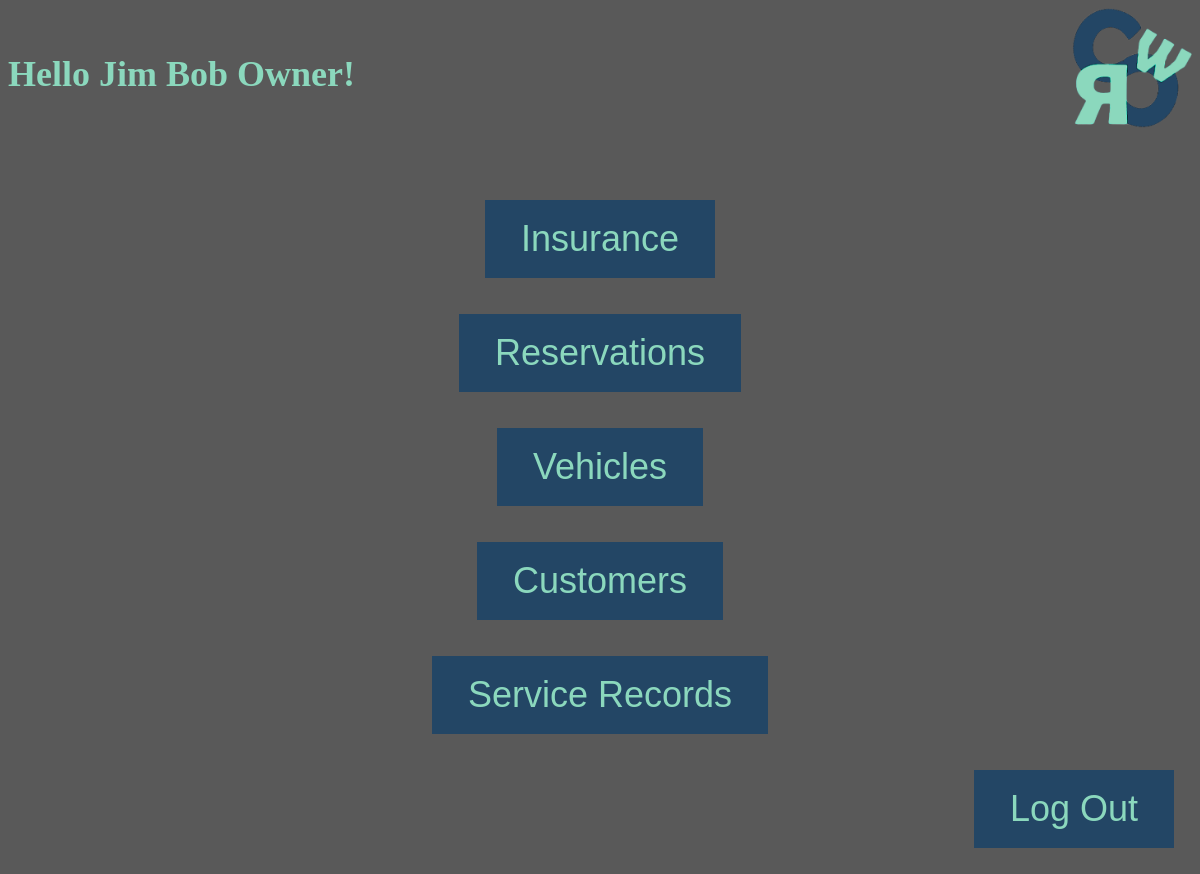
The app's page /cpsc471_project/emp_start.php (signed in) with its own data.
### tables this page shows
CREATE TABLE `users` (
  `UserID` int(11) NOT NULL,
  `First_name` varchar(50) NOT NULL,
  `Middle_name` varchar(50) DEFAULT NULL,
  `Last_name` varchar(50) NOT NULL,
  `Email` varchar(50) NOT NULL,
  `Phone_number` char(10) DEFAULT NULL,
  `DOB` date DEFAULT NULL,
  `Sex` char(1) DEFAULT NULL,
  `Street_no` varchar(10) DEFAULT NULL,
  `Street_name` varchar(50) DEFAULT NULL,
  `City` varchar(50) DEFAULT NULL,
  `Province` char(2) DEFAULT NULL,
  `Postal_code` char(6) DEFAULT NULL
);

### cpsc471_project/emp_start.php (the view, shortened to what this page needs)
<!DOCTYPE html>
<html>
<head>
</head>
<body>
<div class="header">
<h1 style="font-size:3vw">
<?php
    $con = mysqli_connect("localhost","root","","cwcrs_db");
    $check = 0;
        if($check == 0){
        $sql = "SELECT UserID, First_name, Middle_name, Last_name FROM Users, Owner WHERE Users.UserID = Owner.O_UserID";
    $result = $con->query($sql);
    if($result->num_rows != 0) {
    while($row = $result->fetch_assoc()) {
        if($row["UserID"] == $_SESSION["UserID"]) {
            echo "Hello " . $row["First_name"]. " " . $row["Middle_name"]. " " . $row["Last_name"]."!" ."<br>";
        }
    }}
    }
?>
</h1>
    <img src="logo.png" alt="logo" width=2vw height=2vw/>
</div>
  <table>
  <tr>
    <td>
</td>
    <td>
    <button class= "insbutton" type="button" onclick="window.location.href='emp_ins.php'">Insurance</button>
</td>
    <td></td>
  </tr>
  <tr>
    <td>
</td>
    <td>
    <button class= "resbutton" type="button" onclick="window.location.href='emp_res.php'">Reservations</button>
</td>
    <td></td>
  </tr>
  <tr>
    <td>
</td>
    <td>
    <button class= "vehiclebutton" type="button" onclick="window.location.href='emp_veh.php'">Vehicles</button>
</td>
    <td></td>
  </tr>
  <tr>
    <td>
</td>
    <td>
    <button class= "custbutton" type="button" onclick="window.location.href='emp_cust.php'">Customers</button>
</td>
    <td></td>
  </tr>
  <tr>
    <td>
</td>
    <td>
    <button class= "servRecsbutton" type="button" onclick="window.location.href='emp_serv_recs.php'">Service Records</button>
</td>
    <td></td>
  </tr>
</table>
  <table class="logout_table">
  <tr>
    <td>
</td>
<td>
</td>
<td>
    <button class= "logoutbutton" type="button" onclick="window.location.href='login.php'"> Log Out</button>
</td>
</tr>
</table>
    </body>
    </html>

### cpsc471_project/emp_start.php (style rules this page uses)
body { background-color: rgba(0,0,0,0.6499999761581421); font-family: verdana; color: rgba(139,216,189,1); }
.header { overflow:auto; }
.header img { float: right; width: 10vw; height: 10vw; }
.header h1 { float: left; color: rgba(139,216,189,1); font-family:verdana; top: 50%; transform: translateY(50%); }
table { font-family: verdana; color: rgba(139,216,189,1); border-collapse: collapse; width: 100%; }
td { text-align: center; padding: 1.5vw; }
.logout_table td { text-align: right; padding 1.5vw; }
button { background-color: rgba(35,70,101,1); border: none; color: rgba(139,216,189,1); padding: 1.5vw 3vw; text-align: center; text-decoration: none; display: inline-block; font-size: 3vw; cursor: pointer; }

### records on screen
users: First_name "Jim", Middle_name "Bob", Last_name "Owner"
